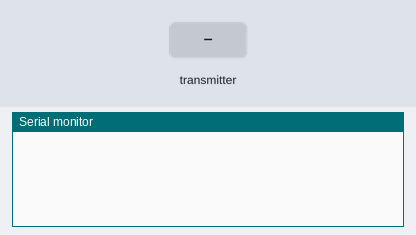
Bench run of a sketch on a simulated Arduino Uno, built with avr-gcc and run on an emulated ATmega328P. On the bench: the last lines printed to the serial monitor. Inputs (shaded band) come from the test bench. No radio packets arrive unless stated.

Above: at 1.2 s.
1.3 s: the transmitter starts sending gotByte = 0
At 1.42 s:
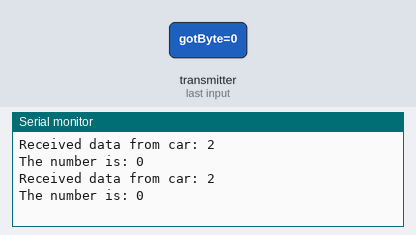
2.8 s: the transmitter starts sending gotByte = 64
At 2.83 s:
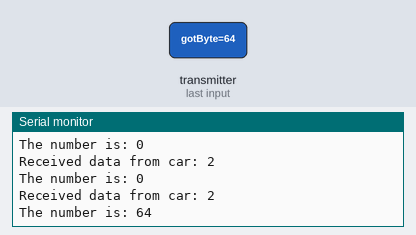

Measured:
- after the input at 1.3 s, the serial monitor: prints a new line at once (image 1)
- after the input at 2.8 s, the serial monitor: prints a new line at once (image 2)

The sketch:

receiver.ino
```cpp
#include <SPI.h>
#include <nRF24L01.h>
#include <RF24.h>

RF24 radio(7, 8);
const uint64_t rAddress[] = {0x7878787878LL, 0xB3B4B5B6F1LL, 0xB3B4B5B6CDLL};

void setup() {
   randomSeed(analogRead(0));
   Serial.begin(115200);
   radio.begin();
   radio.setPALevel(RF24_PA_LOW);
   radio.setChannel(108);

   radio.openReadingPipe(0,rAddress[0]);
   radio.openReadingPipe(1,rAddress[1]);
   radio.openReadingPipe(2,rAddress[2]);
   radio.startListening();                 // Start listening for messages
}

void loop()
{

    byte pipeNum = 0;
    byte gotByte= 0;

    while(radio.available(&pipeNum)){ //Check if received data
     radio.read( &gotByte, 1 ); //read one byte of data and store it in gotByte variable
     Serial.print("Received data from car: ");
     Serial.println(pipeNum + 1);
     Serial.print("The number is: ");
     Serial.println(gotByte);

    }
delay(100);

}
```
